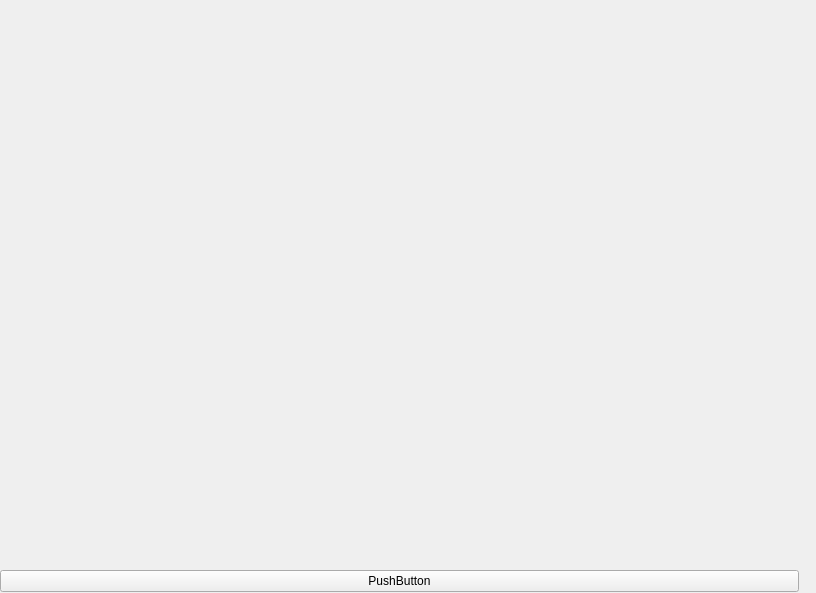
<?xml version="1.0" encoding="UTF-8"?>
<ui version="4.0">
 <class>embededTest</class>
 <widget class="QWidget" name="embededTest">
  <property name="geometry">
   <rect>
    <x>0</x>
    <y>0</y>
    <width>816</width>
    <height>593</height>
   </rect>
  </property>
  <property name="windowTitle">
   <string>Form</string>
  </property>
  <widget class="QWidget" name="gridLayoutWidget">
   <property name="geometry">
    <rect>
     <x>0</x>
     <y>20</y>
     <width>811</width>
     <height>551</height>
    </rect>
   </property>
   <layout class="QGridLayout" name="gridLayout"/>
  </widget>
  <widget class="QPushButton" name="pushButton">
   <property name="geometry">
    <rect>
     <x>0</x>
     <y>570</y>
     <width>799</width>
     <height>22</height>
    </rect>
   </property>
   <property name="text">
    <string>PushButton</string>
   </property>
  </widget>
 </widget>
 <resources/>
 <connections/>
</ui>
